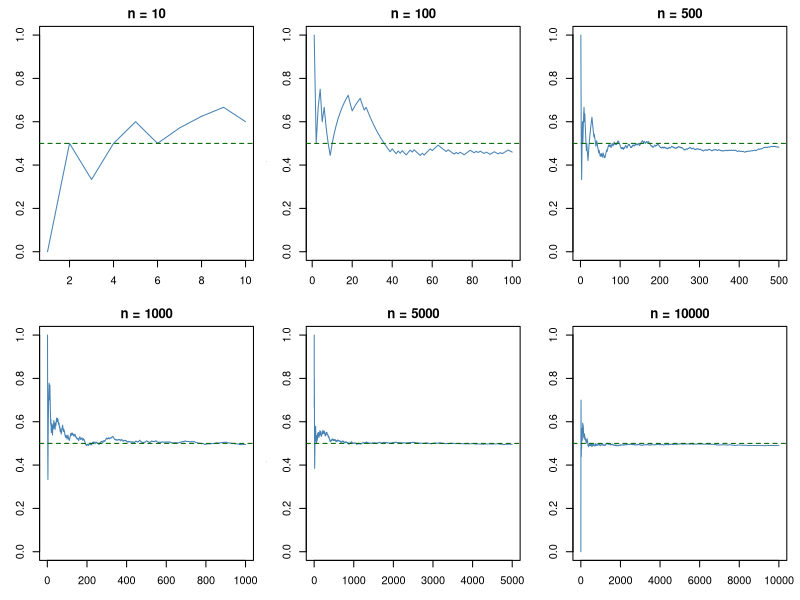
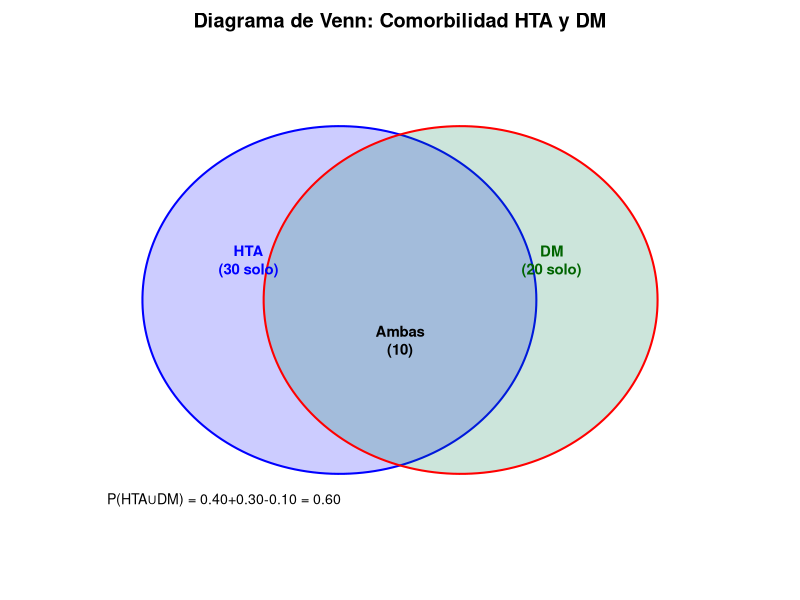
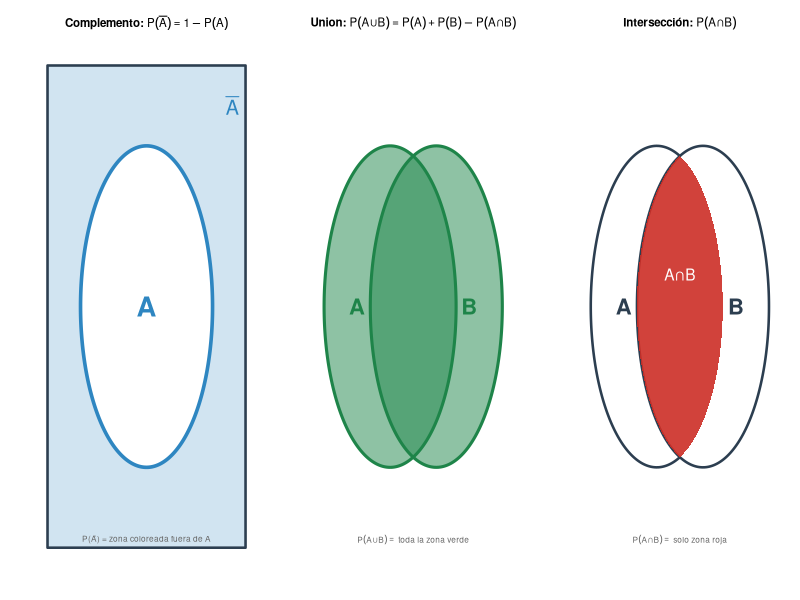
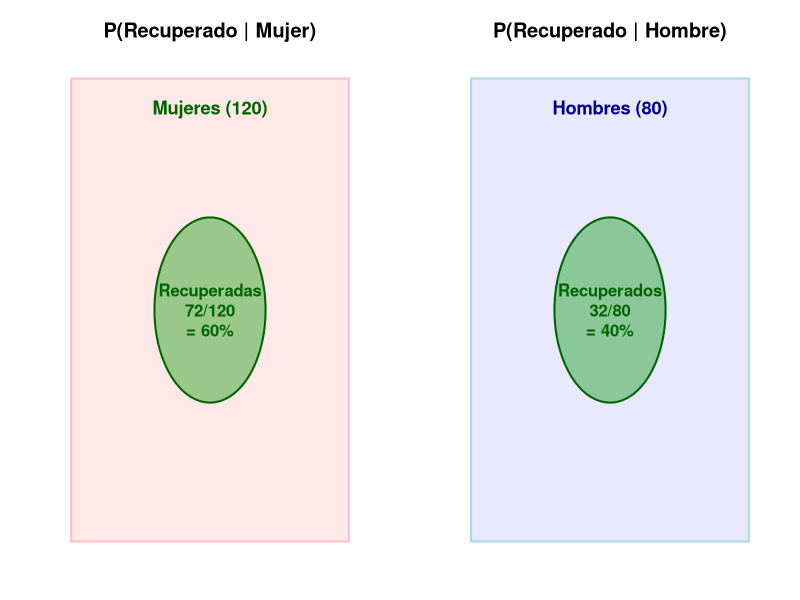
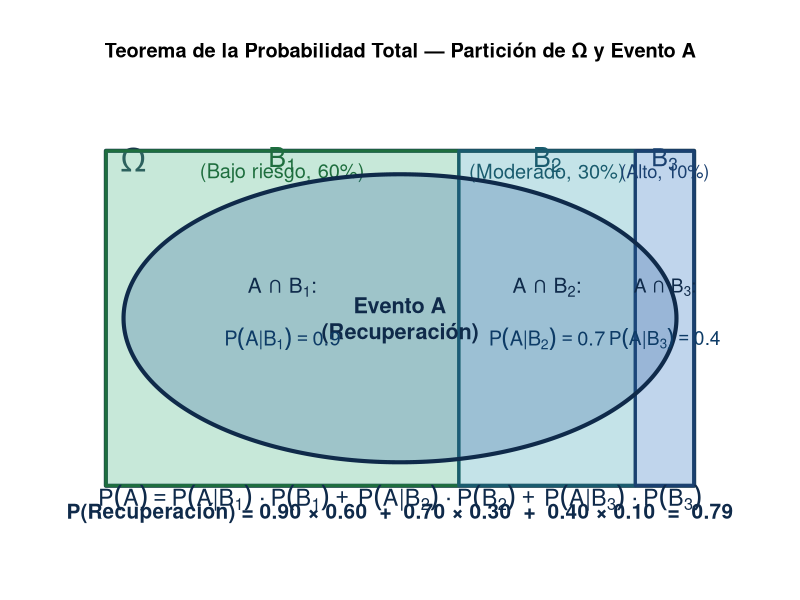
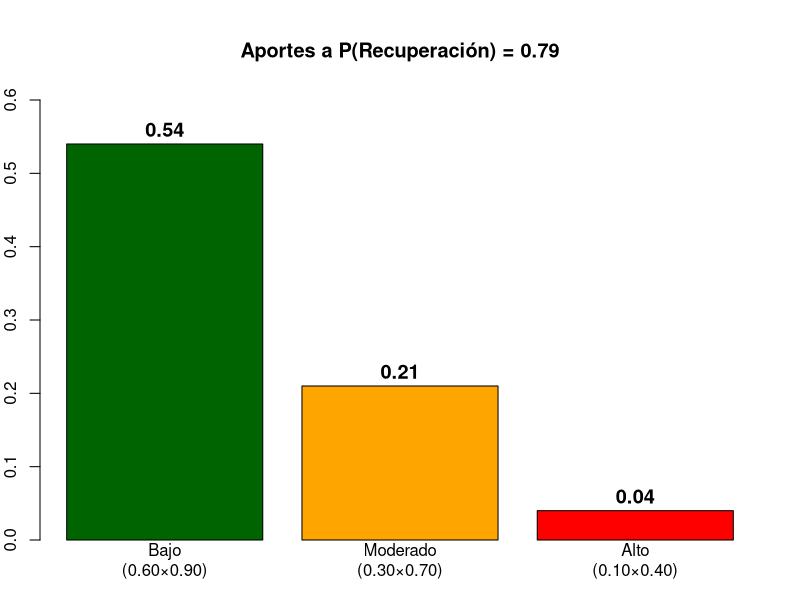
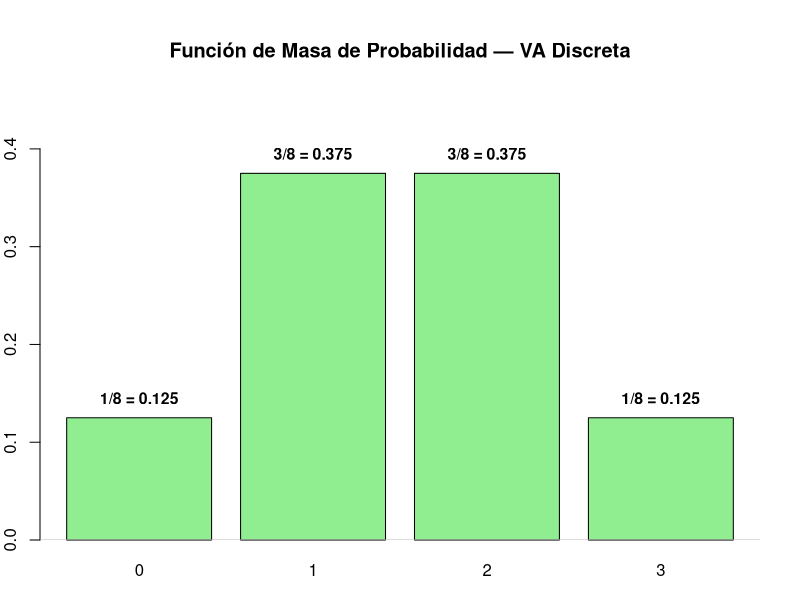
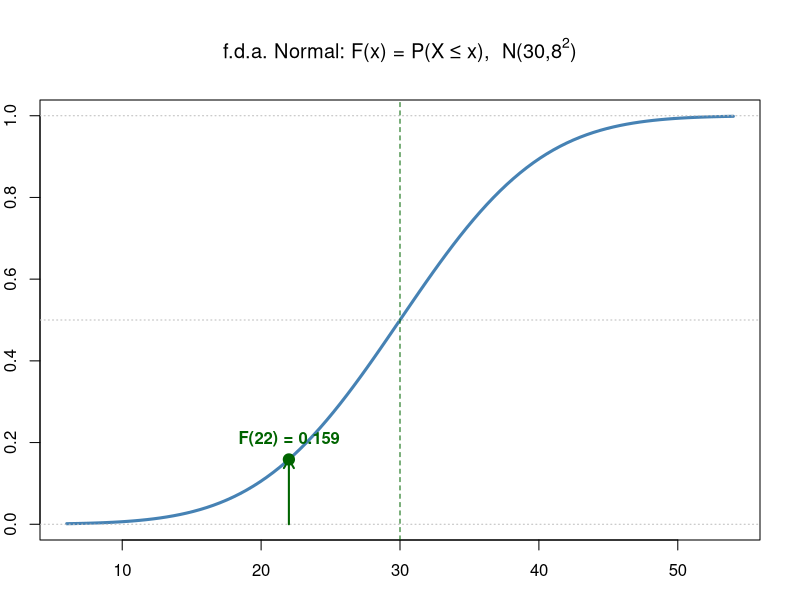

Generate these figures, in order, with R:
## ---- chunk 1
P_3 <- 1/6; P_par <- 3/6; P_mayor_4 <- 2/6
cat("P(3) =", P_3, "\nP(par) =", P_par, "\nP(>4) =", P_mayor_4)
## ---- chunk 2
#| fig-height: 5.2
set.seed(123)
par(mfrow=c(2,3), mar=c(3,3,2,1))
for(n in c(10, 100, 500, 1000, 5000, 10000)){
  asign <- rbinom(n, 1, 0.5)
  plot(cumsum(asign)/(1:n), type="l", col="steelblue", ylim=c(0,1),
       main=paste("n =",n), xlab="Ensayos", ylab="Proporción FM")
  abline(h=0.5, col="darkgreen", lty=2)
}
par(mfrow=c(1,1))
## ---- chunk 3
cat("P(no HTA) =", 1 - 0.30, "→ El 70% no presentan HTA")
## ---- chunk 4
#| fig-height: 5
par(mar=c(2,2,2,2))
plot(NA, xlim=c(-2.2,2.2), ylim=c(-1.8,1.8), axes=F, xlab="", ylab="",
     main="Diagrama de Venn: Comorbilidad HTA y DM")
theta <- seq(0, 2*pi, length=200)
polygon(-0.4+1.3*cos(theta), 1.3*sin(theta), col=rgb(0,0,1,0.2), border="blue", lwd=2)
polygon( 0.4+1.3*cos(theta), 1.3*sin(theta), col=rgb(0,0.5,0.3,0.2), border="red", lwd=2)
text(-1, 0.3, "HTA\n(30 solo)", col="blue", font=2, cex=0.9)
text( 1, 0.3, "DM\n(20 solo)", col="darkgreen", font=2, cex=0.9)
text( 0,-0.3, "Ambas\n(10)", font=2, cex=0.9)
text(-2, -1.5, "P(HTA∪DM) = 0.40+0.30-0.10 = 0.60", pos=4, cex=0.85)
## ---- chunk 5
cat("P(HTA ∪ DM) =", 40/100 + 30/100 - 10/100, "→ 60 pacientes")
## ---- chunk 6
#| fig-height: 5.5
par(mfrow=c(1,3), mar=c(2.5, 3, 3.5, 1))
theta <- seq(0, 2*pi, length=400)

# arcos para la lente de intersección
a <- acos(0.35)
ang_r <- seq(pi-a, pi+a, length=200)
ang_l <- seq(-a, a, length=200)

# símbolos ∪ ∩ y fuente Unicode
U <- intToUtf8(8746)
I <- intToUtf8(8745)
par(family = "")   # fuente del sistema por defecto

# ── Panel 1: COMPLEMENTO ──
plot(NA, xlim=c(-1.5,1.5), ylim=c(-1.5,1.5), axes=F, xlab="", ylab="",
     main=bquote(bold("Complemento:") ~ P(bar(A)) == 1 - P(A)),
     cex.main=1.05)
rect(-1.5, -1.5, 1.5, 1.5, col=rgb(0.18,0.53,0.76,0.22), border="#2c3e50", lwd=2.5)
polygon(cos(theta), sin(theta), col="white", border="#2e86c1", lwd=3.5)
text(0, 0, "A", cex=2.5, font=2, col="#2e86c1")
text(1.3, 1.25, expression(bar(A)), cex=1.8, col="#2e86c1", font=2)
text(0, -1.45, "P(Ā) = zona coloreada fuera de A", cex=0.75, col="grey40")

# ── Panel 2: UNIÓN — todo verde (círculos + intersección)
plot(NA, xlim=c(-1.5,1.5), ylim=c(-1.5,1.5), axes=F, xlab="", ylab="",
     main=bquote(bold("Union:") ~ P(A * .(U) * B) == P(A) + P(B) - P(A * .(I) * B)),
     cex.main=1.05)
polygon(-0.35+cos(theta), sin(theta), col=rgb(0.12,0.52,0.29,0.50), border="#1e8449", lwd=3)
polygon( 0.35+cos(theta), sin(theta), col=rgb(0.12,0.52,0.29,0.50), border="#1e8449", lwd=3)
text(-0.85, 0, "A", cex=2, font=2, col="#1e8449")
text( 0.85, 0, "B", cex=2, font=2, col="#1e8449")
text(0, -1.45, bquote(P(A * .(U) * B) == " toda la zona verde"), cex=0.75, col="grey40")

# ── Panel 3: INTERSECCIÓN ──
plot(NA, xlim=c(-1.5,1.5), ylim=c(-1.5,1.5), axes=F, xlab="", ylab="",
     main=bquote(bold("Intersección:") ~ P(A * .(I) * B)),
     cex.main=1.05)
polygon(-0.35+cos(theta), sin(theta), col="white", border="#2c3e50", lwd=2.5)
polygon( 0.35+cos(theta), sin(theta), col="white", border="#2c3e50", lwd=2.5)
text(-0.85, 0, "A", cex=2, font=2, col="#2c3e50")
text( 0.85, 0, "B", cex=2, font=2, col="#2c3e50")
polygon(c(0.35+cos(ang_r), -0.35+cos(ang_l)),
        c(sin(ang_r), sin(ang_l)),
        col=rgb(0.80,0.18,0.15,0.90), border=NA)
text(0, 0.2, bquote(A * .(I) * B), cex=1.4, font=2, col="white")
text(0, -1.45, bquote(P(A * .(I) * B) == " solo zona roja"), cex=0.75, col="grey40")

par(mfrow=c(1,1))
## ---- chunk 7
#| fig-height: 4.5
par(mfrow=c(1,2), mar=c(2,3,3,2))
# Panel 1: P(Recuperado | Mujer)
plot(NA, xlim=c(-1.5,1.5), ylim=c(-1.5,1.5), axes=F, xlab="", ylab="",
     main="P(Recuperado | Mujer)")
# Espacio muestral: solo mujeres (120)
rect(-1.5,-1.5,1.5,1.5, col=rgb(1,0.7,0.7,0.3), border="pink", lwd=2)
text(0,1.3,"Mujeres (120)",col="darkgreen",font=2,cex=1.1)
# Recuperadas: 72
theta <- seq(0,2*pi,length=200)
polygon(0.6*cos(theta), 0.6*sin(theta), col=rgb(0,0.6,0,0.4), border="darkgreen", lwd=2)
text(0,0,"Recuperadas\n72/120\n= 60%",font=2,cex=1,col="darkgreen")

# Panel 2: P(Recuperado | Hombre)
plot(NA, xlim=c(-1.5,1.5), ylim=c(-1.5,1.5), axes=F, xlab="", ylab="",
     main="P(Recuperado | Hombre)")
rect(-1.5,-1.5,1.5,1.5, col=rgb(0.7,0.7,1,0.3), border="lightblue", lwd=2)
text(0,1.3,"Hombres (80)",col="darkblue",font=2,cex=1.1)
polygon(0.6*cos(theta), 0.6*sin(theta), col=rgb(0,0.6,0,0.4), border="darkgreen", lwd=2)
text(0,0,"Recuperados\n32/80\n= 40%",font=2,cex=1,col="darkgreen")
par(mfrow=c(1,1))
## ---- chunk 8
cat("P(Recuperado | Mujer)  =", 72/120,
    "\nP(Recuperado | Hombre) =", 32/80)
## ---- chunk 9
#| fig-height: 5.5
#| fig-width: 16
#| fig-alt: "Diagrama de la probabilidad total mostrando el espacio muestral Omega particionado en tres regiones B1 B2 B3 (riesgo bajo 60%, moderado 30%, alto 10%) con una elipse central representando el evento A (recuperación). Las intersecciones A∩B1, A∩B2, A∩B3 muestran las probabilidades condicionadas. Debajo aparece la fórmula completa de la probabilidad total con el cálculo numérico P=0.79."
par(mar=c(3, 2, 5, 2), bg="white")
plot(NA, xlim=c(-0.5, 16.5), ylim=c(-0.8, 11), axes=F, xlab="", ylab="",
     main="Teorema de la Probabilidad Total — Partición de Ω y Evento A")

# colores verde-azul
col_O_fill  <- "#f8fafb"
col_O_bord  <- "#1a3a4a"
col_B1_fill <- rgb(0.35, 0.75, 0.55, 0.30)   # verde suave
col_B1_bord <- "#1e6e3e"
col_B2_fill <- rgb(0.30, 0.68, 0.75, 0.30)   # verde-azulado
col_B2_bord <- "#1a5c6e"
col_B3_fill <- rgb(0.25, 0.50, 0.80, 0.30)   # azul medio
col_B3_bord <- "#1a4070"
col_A_fill  <- rgb(0.15, 0.35, 0.60, 0.25)   # azul profundo semitransparente
col_A_bord  <- "#0f2a4a"
col_lbl     <- "#0d3b66"

# Ω — rectángulo exterior
xL <- 0.5; xR <- 15.5; yB <- 0.3; yT <- 10.0
rect(xL, yB, xR, yT, col=col_O_fill, border=col_O_bord, lwd=4)
text(1.2, yT - 0.25, expression(Omega), cex=2.0, font=2, col=col_O_bord)

# Particiones (60%, 30%, 10% del ancho de Ω)
w <- xR - xL
b1r <- xL + w * 0.60
b2r <- b1r + w * 0.30

rect(xL,  yB, b1r, yT, col=col_B1_fill, border=col_B1_bord, lwd=3)
text(xL + w*0.30, yT - 0.25, expression(B[1]), cex=1.6, col=col_B1_bord, font=2)
text(xL + w*0.30, yT - 0.65, "(Bajo riesgo, 60%)", cex=1.2, col=col_B1_bord)

rect(b1r, yB, b2r, yT, col=col_B2_fill, border=col_B2_bord, lwd=3)
text(b1r + w*0.15, yT - 0.25, expression(B[2]), cex=1.6, col=col_B2_bord, font=2)
text(b1r + w*0.15, yT - 0.65, "(Moderado, 30%)", cex=1.2, col=col_B2_bord)

rect(b2r, yB, xR,  yT, col=col_B3_fill, border=col_B3_bord, lwd=3)
text(b2r + w*0.05, yT - 0.25, expression(B[3]), cex=1.5, col=col_B3_bord, font=2)
text(b2r + w*0.05, yT - 0.65, "(Alto, 10%)", cex=1.1, col=col_B3_bord)

# Evento A — elipse dentro de Ω que cubre las 3 particiones
theta <- seq(0, 2*pi, length=300)
cx <- (xL + xR) / 2; cy <- (yB + yT) / 2
rx <- w * 0.47; ry <- (yT - yB) * 0.43
x_ell <- cx + rx*cos(theta)
y_ell <- cy + ry*sin(theta)
polygon(x_ell, y_ell, col=col_A_fill, border=col_A_bord, lwd=4)
text(cx, cy, "Evento A\n(Recuperación)", cex=1.3, col=col_A_bord, font=2)

# Etiquetas: intersecciones y probabilidades condicionadas
text(xL + w*0.30, cy + 0.9, expression(A * " ∩ " * B[1] * ":"), cex=1.25, col=col_A_bord, font=2)
text(xL + w*0.30, cy - 0.6, expression(P(A * "|" * B[1]) == 0.90), cex=1.2, col=col_lbl)

text(b1r + w*0.15, cy + 0.9, expression(A * " ∩ " * B[2] * ":"), cex=1.25, col=col_A_bord, font=2)
text(b1r + w*0.15, cy - 0.6, expression(P(A * "|" * B[2]) == 0.70), cex=1.2, col=col_lbl)

text(b2r + w*0.05, cy + 0.9, expression(A * " ∩ " * B[3] * ":"), cex=1.15, col=col_A_bord, font=2)
text(b2r + w*0.05, cy - 0.6, expression(P(A * "|" * B[3]) == 0.40), cex=1.15, col=col_lbl)

# Fórmula de probabilidad total (debajo de Ω)
text((xL + xR)/2, yB - 0.35,
     expression(P(A) == P(A * "|" * B[1]) * " · " * P(B[1]) ~+~
                        P(A * "|" * B[2]) * " · " * P(B[2]) ~+~
                        P(A * "|" * B[3]) * " · " * P(B[3])),
     cex=1.4, col=col_A_bord, font=2)
text((xL + xR)/2, yB - 0.8,
     "P(Recuperación) = 0.90 × 0.60  +  0.70 × 0.30  +  0.40 × 0.10  =  0.79",
     cex=1.25, font=2, col=col_A_bord)
## ---- chunk 10
#| fig-height: 5
aporte <- c(0.54, 0.21, 0.04)
names(aporte) <- c("Bajo\n(0.60×0.90)", "Moderado\n(0.30×0.70)", "Alto\n(0.10×0.40)")
bp <- barplot(aporte, col=c("darkgreen","orange","red"),
        main="Aportes a P(Recuperación) = 0.79",
        ylab="Probabilidad", ylim=c(0,0.6))
text(bp, aporte+0.02, aporte, font=2, cex=1.2)
abline(h=0.79, col="blue", lwd=2, lty=2)
## ---- chunk 11
cat("P(Recuperación) =", 0.6*0.9+0.3*0.7+0.1*0.4, "→ 79% de los pacientes se recuperan")
## ---- chunk 12
P_D <- 0.01; P_NoD <- 0.99
P_Pos_given_D <- 0.99; P_Pos_given_NoD <- 0.05
P_Pos <- (P_Pos_given_D * P_D) + (P_Pos_given_NoD * P_NoD)
P_D_given_Pos <- (P_Pos_given_D * P_D) / P_Pos
cat("P(+)     =", round(P_Pos, 4),
    "\nP(D | +) =", round(P_D_given_Pos, 4),
    "\n→ Solo el 16.7% de los positivos tienen la enfermedad")
## ---- chunk 13
#| fig-height: 5
x <- 0:3; px <- dbinom(x, 3, 0.5)
bp <- barplot(px, names=x, col="lightgreen", ylim=c(0,0.45),
        main="Función de Masa de Probabilidad — VA Discreta",
        xlab="x (nº pacientes con mejoría)", ylab="P(X = x)")
text(bp, px+0.02, paste0(px*8,"/8 = ", px), font=2, cex=0.95)
abline(h=0, col="grey")
## ---- chunk 14
x <- 0:3; px <- dbinom(x, 3, 0.5)
mu <- sum(x*px)
cat("E(X) =", mu, "  Var(X) =", sum((x-mu)^2*px),
    "\nVerificación: n·p·(1-p) =", 3*0.5*0.5)
## ---- chunk 15
#| fig-height: 5
mu <- 30; sigma <- 8
curve(pnorm(x, mu, sigma), mu-24, mu+24, lwd=3, col="steelblue",
      main=expression(paste("f.d.a. Normal: F(x) = P(X ≤ x),  N(30,", 8^2, ")")),
      xlab="Fuerza de prensión (kg)", ylab="F(x)")
abline(h=c(0,0.5,1), lty=3, col="grey"); abline(v=mu, lty=2, col="darkgreen")
# Marcar F(22)
arrows(22, 0, 22, pnorm(22, mu, sigma), col="darkgreen", lwd=2, length=0.1)
points(22, pnorm(22, mu, sigma), pch=19, col="darkgreen", cex=1.5)
text(22, pnorm(22,mu,sigma)+0.05, paste0("F(22) = ", round(pnorm(22,mu,sigma),3)), col="darkgreen", font=2)
## ---- chunk 16
#| fig-height: 5
par(mfrow=c(1,2), mar=c(4,4,3,1))

# DISCRETA: Binomial(10, 0.4) — funcion escalonada
x_d <- 0:10; Fx_d <- pbinom(x_d, 10, 0.4)
plot(x_d, Fx_d, type="s", lwd=3, col="steelblue",
     main="f.d.a. Discreta — Binomial(10,0.4)",
     xlab="x", ylab="F(x)", ylim=c(0,1), xlim=c(-0.5,10.5))
abline(h=c(0,0.5,1), lty=3, col="grey"); points(x_d, Fx_d, pch=19, col="steelblue", cex=1.2)

# CONTINUA: Normal(0,1) — función continua
curve(pnorm(x), -4, 4, lwd=3, col="seagreen",
      main="f.d.a. Continua — Normal(0,1)",
      xlab="x", ylab="F(x)", ylim=c(0,1))
abline(h=c(0,0.5,1), lty=3, col="grey"); abline(v=0, lty=3, col="grey")
points(0, 0.5, pch=19, col="darkgreen", cex=1.5)
par(mfrow=c(1,1))
## ---- chunk 17
#| fig-height: 5
set.seed(123)
ROM <- rnorm(500, mean=150, sd=20)
hist(ROM, col="steelblue", border="white", breaks=25, freq=FALSE,
     main="f.d.p. — ROM de Hombro (n=500)",
     xlab="Grados de flexión", ylab="Densidad de probabilidad f(x)", cex.lab=1.1)
curve(dnorm(x, 150, 20), add=TRUE, col="darkgreen", lwd=3)

# Sombrear P(130 ≤ X ≤ 170)
xr <- seq(130, 170, 0.5); yr <- dnorm(xr, 150, 20)
polygon(c(xr, rev(xr)), c(yr, rep(0,length(yr))), col=rgb(0,0.5,0.3,0.25), border=NA)
text(150, 0.003, paste("P(130≤X≤170) =",
    round(pnorm(170,150,20)-pnorm(130,150,20),3)), font=2, cex=1.1, col="darkgreen")
## ---- chunk 18
set.seed(123)
ROM <- rnorm(10000, 150, 20)
cat("E(X) teórica = 150°   E(X) simulada =", round(mean(ROM),1), "°",
    "\nVar(X) teórica = 400   Var(X) simulada =", round(var(ROM),1),
    "\nσ teórica = 20°   σ simulada =", round(sd(ROM),1), "°")
## ---- chunk 19
#| fig-height: 5
# Comparación de dos VA continuas con distinta dispersión
curve(dnorm(x, 150, 10), 110, 190, col="steelblue", lwd=3,
      main=expression(paste("Dos VA Normales: misma ", mu, ", distinta ", sigma)),
      xlab="Grados ROM", ylab="f(x)", cex.lab=1.1)
curve(dnorm(x, 150, 25), 110, 190, col="seagreen", lwd=3, add=TRUE)
abline(v=150, lty=2, col="grey")
legend("topright", c(expression(sigma==10), expression(sigma==25)),
       col=c("steelblue","coral"), lwd=3, bty="n", cex=1.2)
text(150, 0.04, expression(mu==150), pos=1, cex=1.1)
## ---- chunk 20
#| fig-height: 5
par(mfrow=c(1,2), mar=c(4,4,3,1))
# Discreta: Binomial
x <- 0:10
plot(x, dbinom(x,10,0.5), type="h", lwd=4, col="steelblue",
     main="VA Discreta: Binomial(10,0.5)", xlab="x", ylab="P(X=x)")
# Continua: Normal
curve(dnorm(x), -4, 4, lwd=3, col="seagreen",
      main="VA Continua: Normal(0,1)", xlab="x", ylab="f(x)")
par(mfrow=c(1,1))
